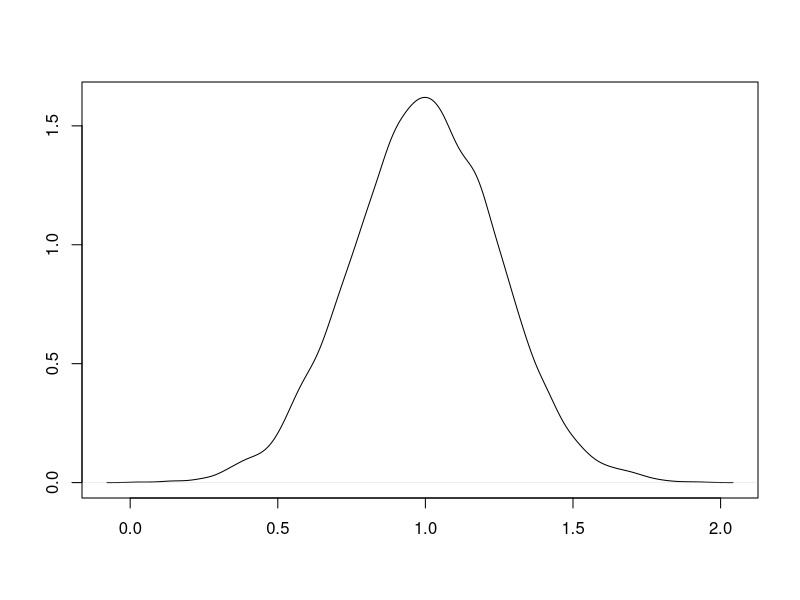
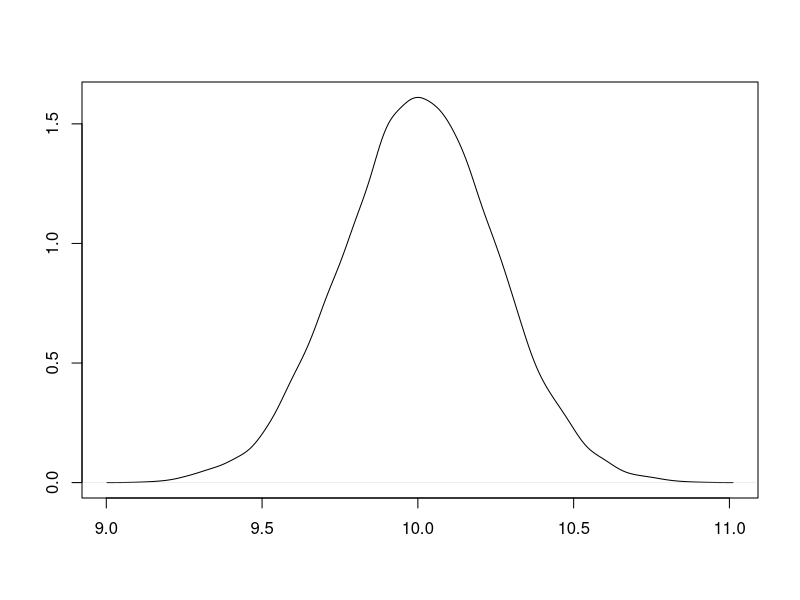
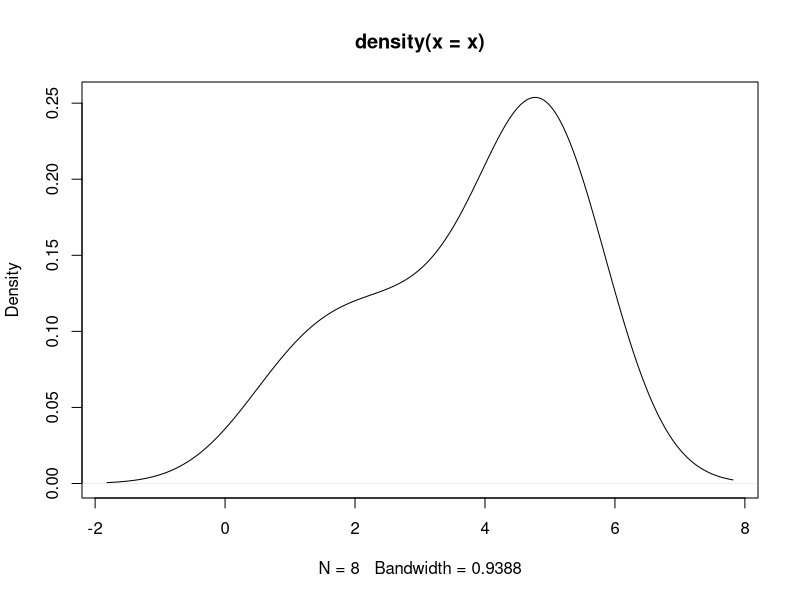

Recreate these plots in R, in order.
## ---- chunk 1

x<-rnorm(n=10000, mean=1, sd=.25)
plot(density(x), type='l', main='', ylab='', xlab='')
## ---- chunk 2
z<-rnorm(n=10000, mean=10, sd=.25)
plot(density(z), type='l', main='', ylab='', xlab='')
## ---- chunk 3

x <- c(1, 2, 3, 4, 5, 5, 5, 5)
plot(density(x), type = 'l')
## ---- chunk 4
name <- "madeline"
## ---- chunk 5
print("Potatos have no bones")
